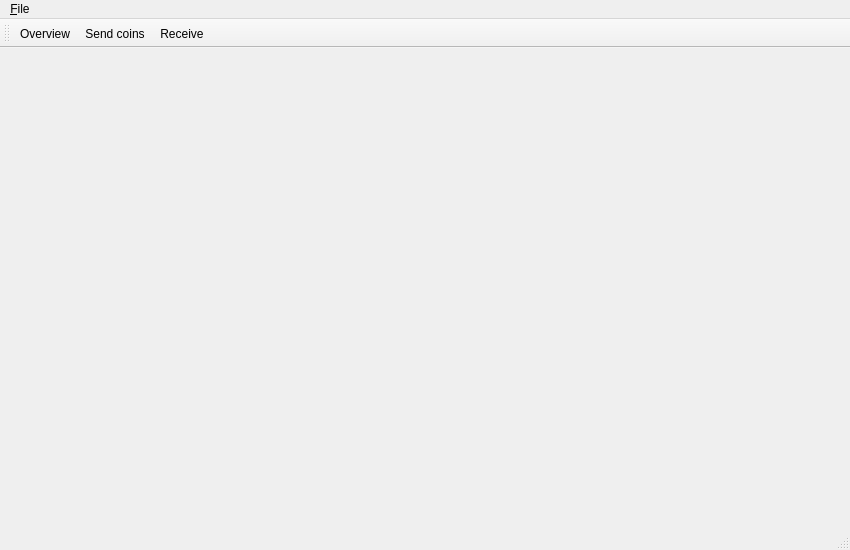
<?xml version="1.0" encoding="UTF-8"?>
<ui version="4.0">
 <class>MainWindow</class>
 <widget class="QMainWindow" name="MainWindow">
  <property name="geometry">
   <rect>
    <x>0</x>
    <y>0</y>
    <width>850</width>
    <height>550</height>
   </rect>
  </property>
  <property name="windowTitle">
   <string>ngcccbase-gui</string>
  </property>
  <widget class="QWidget" name="centralwidget">
   <layout class="QVBoxLayout" name="topLayout">
    <item>
     <widget class="QStackedWidget" name="stackedWidget"/>
    </item>
   </layout>
  </widget>
  <widget class="QMenuBar" name="menubar">
   <property name="geometry">
    <rect>
     <x>0</x>
     <y>0</y>
     <width>850</width>
     <height>21</height>
    </rect>
   </property>
   <widget class="QMenu" name="menuFile">
    <property name="title">
     <string>&amp;File</string>
    </property>
    <addaction name="actionExit"/>
   </widget>
   <addaction name="menuFile"/>
  </widget>
  <widget class="QStatusBar" name="statusbar"/>
  <widget class="QToolBar" name="toolBar">
   <property name="windowTitle">
    <string>toolBar</string>
   </property>
   <attribute name="toolBarArea">
    <enum>TopToolBarArea</enum>
   </attribute>
   <attribute name="toolBarBreak">
    <bool>false</bool>
   </attribute>
   <addaction name="actionGotoOverview"/>
   <addaction name="actionGotoSendcoins"/>
   <addaction name="actionGotoReceive"/>
  </widget>
  <action name="actionExit">
   <property name="text">
    <string>&amp;Exit</string>
   </property>
  </action>
  <action name="actionGotoOverview">
   <property name="checkable">
    <bool>true</bool>
   </property>
   <property name="checked">
    <bool>false</bool>
   </property>
   <property name="text">
    <string>Overview</string>
   </property>
   <property name="toolTip">
    <string>Change to Overview page</string>
   </property>
  </action>
  <action name="actionGotoSendcoins">
   <property name="checkable">
    <bool>true</bool>
   </property>
   <property name="text">
    <string>Send coins</string>
   </property>
   <property name="toolTip">
    <string>Change to Send coins page</string>
   </property>
  </action>
  <action name="actionGotoReceive">
   <property name="checkable">
    <bool>true</bool>
   </property>
   <property name="text">
    <string>Receive</string>
   </property>
   <property name="toolTip">
    <string>Change to Receive page</string>
   </property>
  </action>
 </widget>
 <resources/>
 <connections/>
</ui>
